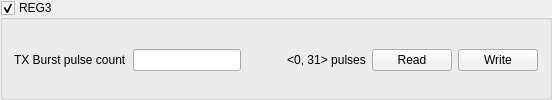
        <widget class="CustomControls::FoldingBox" name="grREG3">
         <property name="title">
          <string>REG3</string>
         </property>
         <property name="checkable">
          <bool>true</bool>
         </property>
         <layout class="QGridLayout" name="gridLayout_14">
          <property name="topMargin">
           <number>15</number>
          </property>
          <item row="1" column="4">
           <widget class="CustomControls::PushButton" name="pbNM_ReadREG3">
            <property name="text">
             <string>Read</string>
            </property>
           </widget>
          </item>
          <item row="1" column="0">
           <widget class="QLabel" name="label_5">
            <property name="text">
             <string>TX Burst pulse count</string>
            </property>
           </widget>
          </item>
          <item row="1" column="5">
           <widget class="CustomControls::PushButton" name="pbNM_WriteREG3">
            <property name="text">
             <string>Write</string>
            </property>
           </widget>
          </item>
          <item row="1" column="3">
           <widget class="QLabel" name="label_178">
            <property name="text">
             <string>&lt;0, 31&gt; pulses</string>
            </property>
            <property name="alignment">
             <set>Qt::AlignCenter</set>
            </property>
           </widget>
          </item>
          <item row="1" column="1">
           <widget class="CustomControls::LineEdit" name="leR3_0_4"/>
          </item>
          <item row="1" column="2">
           <spacer name="horizontalSpacer_15">
            <property name="orientation">
             <enum>Qt::Horizontal</enum>
            </property>
            <property name="sizeHint" stdset="0">
             <size>
              <width>40</width>
              <height>20</height>
             </size>
            </property>
           </spacer>
          </item>
         </layout>
        </widget>
